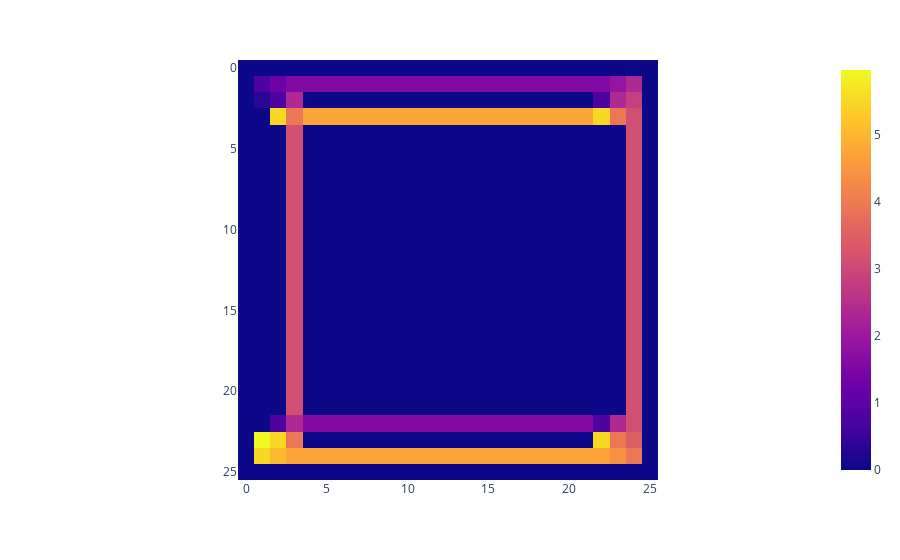

The cell this chart's notebook holds for it:
### Code cell
#TODO: Calculate the gradient orientation and threshold anything less than e.g. 100
gradient_orientation = None
gradient_orientation = np.arctan2(gy,gx)
for y in range(gradient_orientation.shape[0]):
    for x in range(gradient_orientation.shape[1]):
        if (gradient_orientation[y,x]) < 0:
            gradient_orientation[y,x] = gradient_orientation[y,x] + 2*np.pi

px.imshow(gradient_orientation)

### Figure 1 — Plotly figure (JSON) as saved in the notebook; plotly's stock layout.template omitted (floating-point values rounded to 4 significant figures; data arrays with more than 128 entries replaced by an {"elided": "..."} marker saying what was removed)
{"data": [{"coloraxis": "coloraxis", "hovertemplate": "x: %{x}<br>y: %{y}<br>color: %{z}<extra></extra>", "type": "heatmap", "z": {"elided": "26x26 float values"}}], "layout": {"coloraxis": {"colorscale": [[0, "#0d0887"], [0.1111, "#46039f"], [0.2222, "#7201a8"], [0.3333, "#9c179e"], [0.4444, "#bd3786"], [0.5556, "#d8576b"], [0.6667, "#ed7953"], [0.7778, "#fb9f3a"], [0.8889, "#fdca26"], [1, "#f0f921"]]}, "margin": {"t": 60}, "xaxis": {"constrain": "domain", "scaleanchor": "y"}, "yaxis": {"autorange": "reversed", "constrain": "domain"}}}
